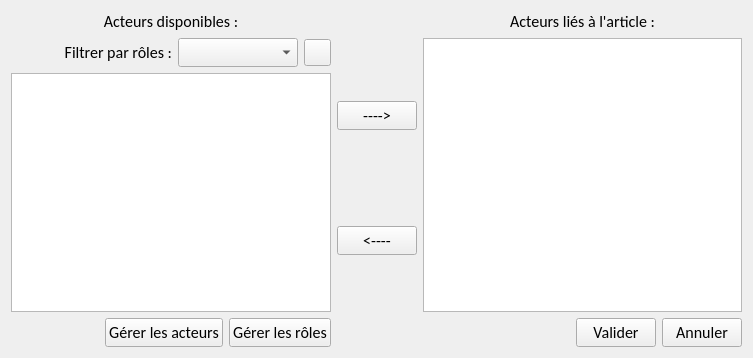
<?xml version="1.0" encoding="UTF-8"?>
<ui version="4.0">
 <class>GuiAjoutActeurArticle</class>
 <widget class="QWidget" name="GuiAjoutActeurArticle">
  <property name="windowModality">
   <enum>Qt::ApplicationModal</enum>
  </property>
  <property name="geometry">
   <rect>
    <x>0</x>
    <y>0</y>
    <width>753</width>
    <height>358</height>
   </rect>
  </property>
  <property name="font">
   <font>
    <family>Calibri</family>
    <pointsize>12</pointsize>
   </font>
  </property>
  <property name="windowTitle">
   <string>Gestion des acteurs par article</string>
  </property>
  <property name="windowIcon">
   <iconset resource="../../SeboApp.qrc">
    <normaloff>:/SeboApp/Resources/favicon.png</normaloff>:/SeboApp/Resources/favicon.png</iconset>
  </property>
  <layout class="QHBoxLayout" name="horizontalLayout">
   <item>
    <layout class="QVBoxLayout" name="verticalLayout">
     <item>
      <widget class="QLabel" name="lblActeursDispos">
       <property name="text">
        <string>Acteurs disponibles :</string>
       </property>
       <property name="alignment">
        <set>Qt::AlignCenter</set>
       </property>
      </widget>
     </item>
     <item>
      <layout class="QHBoxLayout" name="horizontalLayout_3">
       <item>
        <widget class="QLabel" name="lblFiltrerRole">
         <property name="text">
          <string>Filtrer par rôles :</string>
         </property>
         <property name="alignment">
          <set>Qt::AlignRight|Qt::AlignTrailing|Qt::AlignVCenter</set>
         </property>
        </widget>
       </item>
       <item>
        <widget class="QComboBox" name="cbFiltrerRoles">
         <property name="sizePolicy">
          <sizepolicy hsizetype="Preferred" vsizetype="Fixed">
           <horstretch>0</horstretch>
           <verstretch>0</verstretch>
          </sizepolicy>
         </property>
         <property name="maximumSize">
          <size>
           <width>120</width>
           <height>16777215</height>
          </size>
         </property>
        </widget>
       </item>
       <item>
        <widget class="QPushButton" name="btnToutAfficher">
         <property name="minimumSize">
          <size>
           <width>27</width>
           <height>27</height>
          </size>
         </property>
         <property name="maximumSize">
          <size>
           <width>27</width>
           <height>27</height>
          </size>
         </property>
         <property name="text">
          <string/>
         </property>
         <property name="icon">
          <iconset resource="../../SeboApp.qrc">
           <normaloff>:/SeboApp/Resources/toutAfficher.png</normaloff>:/SeboApp/Resources/toutAfficher.png</iconset>
         </property>
        </widget>
       </item>
      </layout>
     </item>
     <item>
      <widget class="QTableView" name="tvActeursDispos">
       <property name="editTriggers">
        <set>QAbstractItemView::NoEditTriggers</set>
       </property>
       <property name="alternatingRowColors">
        <bool>true</bool>
       </property>
       <property name="selectionMode">
        <enum>QAbstractItemView::MultiSelection</enum>
       </property>
       <property name="selectionBehavior">
        <enum>QAbstractItemView::SelectRows</enum>
       </property>
       <property name="sortingEnabled">
        <bool>true</bool>
       </property>
       <attribute name="horizontalHeaderVisible">
        <bool>false</bool>
       </attribute>
       <attribute name="horizontalHeaderStretchLastSection">
        <bool>true</bool>
       </attribute>
       <attribute name="verticalHeaderVisible">
        <bool>false</bool>
       </attribute>
      </widget>
     </item>
     <item>
      <layout class="QHBoxLayout" name="horizontalLayout_5">
       <item>
        <spacer name="horizontalSpacer_2">
         <property name="orientation">
          <enum>Qt::Horizontal</enum>
         </property>
         <property name="sizeHint" stdset="0">
          <size>
           <width>40</width>
           <height>20</height>
          </size>
         </property>
        </spacer>
       </item>
       <item>
        <widget class="QPushButton" name="btnGererActeurs">
         <property name="text">
          <string>Gérer les acteurs</string>
         </property>
         <property name="icon">
          <iconset resource="../../SeboApp.qrc">
           <normaloff>:/SeboApp/Resources/modifier2.png</normaloff>:/SeboApp/Resources/modifier2.png</iconset>
         </property>
        </widget>
       </item>
       <item>
        <widget class="QPushButton" name="btnGererRoles">
         <property name="text">
          <string>Gérer les rôles</string>
         </property>
         <property name="icon">
          <iconset resource="../../SeboApp.qrc">
           <normaloff>:/SeboApp/Resources/modifier2.png</normaloff>:/SeboApp/Resources/modifier2.png</iconset>
         </property>
        </widget>
       </item>
      </layout>
     </item>
    </layout>
   </item>
   <item>
    <layout class="QVBoxLayout" name="verticalLayout_3">
     <item>
      <widget class="QPushButton" name="btnAjouter">
       <property name="text">
        <string>----&gt;</string>
       </property>
      </widget>
     </item>
     <item>
      <widget class="QPushButton" name="btnRetirer">
       <property name="text">
        <string>&lt;----</string>
       </property>
      </widget>
     </item>
    </layout>
   </item>
   <item>
    <layout class="QVBoxLayout" name="verticalLayout_2">
     <item>
      <widget class="QLabel" name="lblActeursLies">
       <property name="text">
        <string>Acteurs liés à l'article :</string>
       </property>
       <property name="alignment">
        <set>Qt::AlignCenter</set>
       </property>
      </widget>
     </item>
     <item>
      <widget class="QTableView" name="tvActeursLies">
       <property name="editTriggers">
        <set>QAbstractItemView::NoEditTriggers</set>
       </property>
       <property name="alternatingRowColors">
        <bool>true</bool>
       </property>
       <property name="selectionMode">
        <enum>QAbstractItemView::MultiSelection</enum>
       </property>
       <property name="selectionBehavior">
        <enum>QAbstractItemView::SelectRows</enum>
       </property>
       <property name="sortingEnabled">
        <bool>true</bool>
       </property>
       <attribute name="horizontalHeaderVisible">
        <bool>false</bool>
       </attribute>
       <attribute name="horizontalHeaderStretchLastSection">
        <bool>true</bool>
       </attribute>
       <attribute name="verticalHeaderVisible">
        <bool>false</bool>
       </attribute>
      </widget>
     </item>
     <item>
      <layout class="QHBoxLayout" name="horizontalLayout_4">
       <item>
        <spacer name="horizontalSpacer">
         <property name="orientation">
          <enum>Qt::Horizontal</enum>
         </property>
         <property name="sizeHint" stdset="0">
          <size>
           <width>40</width>
           <height>20</height>
          </size>
         </property>
        </spacer>
       </item>
       <item>
        <widget class="QPushButton" name="btnValider">
         <property name="text">
          <string>Valider</string>
         </property>
         <property name="icon">
          <iconset resource="../../SeboApp.qrc">
           <normaloff>:/SeboApp/Resources/valider.png</normaloff>:/SeboApp/Resources/valider.png</iconset>
         </property>
        </widget>
       </item>
       <item>
        <widget class="QPushButton" name="btnAnnuler">
         <property name="text">
          <string>Annuler</string>
         </property>
         <property name="icon">
          <iconset resource="../../SeboApp.qrc">
           <normaloff>:/SeboApp/Resources/Annuler.png</normaloff>:/SeboApp/Resources/Annuler.png</iconset>
         </property>
        </widget>
       </item>
      </layout>
     </item>
    </layout>
   </item>
  </layout>
 </widget>
 <layoutdefault spacing="6" margin="11"/>
 <resources>
  <include location="../../SeboApp.qrc"/>
 </resources>
 <connections>
  <connection>
   <sender>btnAnnuler</sender>
   <signal>clicked()</signal>
   <receiver>GuiAjoutActeurArticle</receiver>
   <slot>close()</slot>
   <hints>
    <hint type="sourcelabel">
     <x>702</x>
     <y>333</y>
    </hint>
    <hint type="destinationlabel">
     <x>376</x>
     <y>178</y>
    </hint>
   </hints>
  </connection>
 </connections>
</ui>
